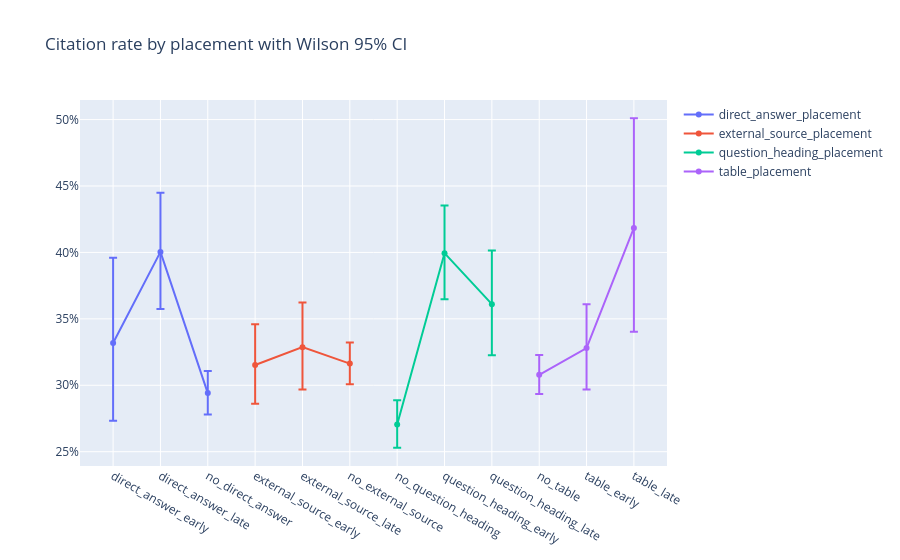

Notebook cell for this chart:
### Code cell
fig = go.Figure()
for feature, group in categorical.groupby('feature'):
    fig.add_trace(go.Scatter(
        x=group['category'], y=group['citation_rate'], mode='markers+lines', name=feature,
        error_y=dict(type='data', symmetric=False,
                     array=group['ci_upper'] - group['citation_rate'],
                     arrayminus=group['citation_rate'] - group['ci_lower']),
        text=group['n_rows'].map(lambda n: f'n={n:,}'),
    ))
fig.update_layout(title='Citation rate by placement with Wilson 95% CI', yaxis_tickformat='.0%')
fig.show()

### Figure 1 — Plotly figure (JSON) as saved in the notebook; plotly's stock layout.template omitted (floating-point values rounded to 4 significant figures)
{"data": [{"error_y": {"array": [0.06419, 0.0446, 0.01661], "arrayminus": [0.05849, 0.04301, 0.01608], "symmetric": false, "type": "data"}, "mode": "markers+lines", "name": "direct_answer_placement", "text": ["n=223.0", "n=477.0", "n=2,982.0"], "type": "scatter", "x": ["direct_answer_early", "direct_answer_late", "no_direct_answer"], "y": [0.3318, 0.4004, 0.2941]}, {"error_y": {"array": [0.03069, 0.03356, 0.01595], "arrayminus": [0.02916, 0.0319, 0.01553], "symmetric": false, "type": "data"}, "mode": "markers+lines", "name": "external_source_placement", "text": ["n=923.0", "n=788.0", "n=3,351.0"], "type": "scatter", "x": ["external_source_early", "external_source_late", "no_external_source"], "y": [0.3153, 0.3287, 0.3163]}, {"error_y": {"array": [0.0182, 0.03582, 0.04042], "arrayminus": [0.01746, 0.03477, 0.03854], "symmetric": false, "type": "data"}, "mode": "markers+lines", "name": "question_heading_placement", "text": ["n=2,381.0", "n=736.0", "n=565.0"], "type": "scatter", "x": ["no_question_heading", "question_heading_early", "question_heading_late"], "y": [0.2705, 0.3995, 0.3611]}, {"error_y": {"array": [0.01486, 0.03287, 0.08253], "arrayminus": [0.01447, 0.03127, 0.0782], "symmetric": false, "type": "data"}, "mode": "markers+lines", "name": "table_placement", "text": ["n=3,803.0", "n=820.0", "n=141.0"], "type": "scatter", "x": ["no_table", "table_early", "table_late"], "y": [0.3079, 0.328, 0.4184]}], "layout": {"title": {"text": "Citation rate by placement with Wilson 95% CI"}, "yaxis": {"tickformat": ".0%"}}}
